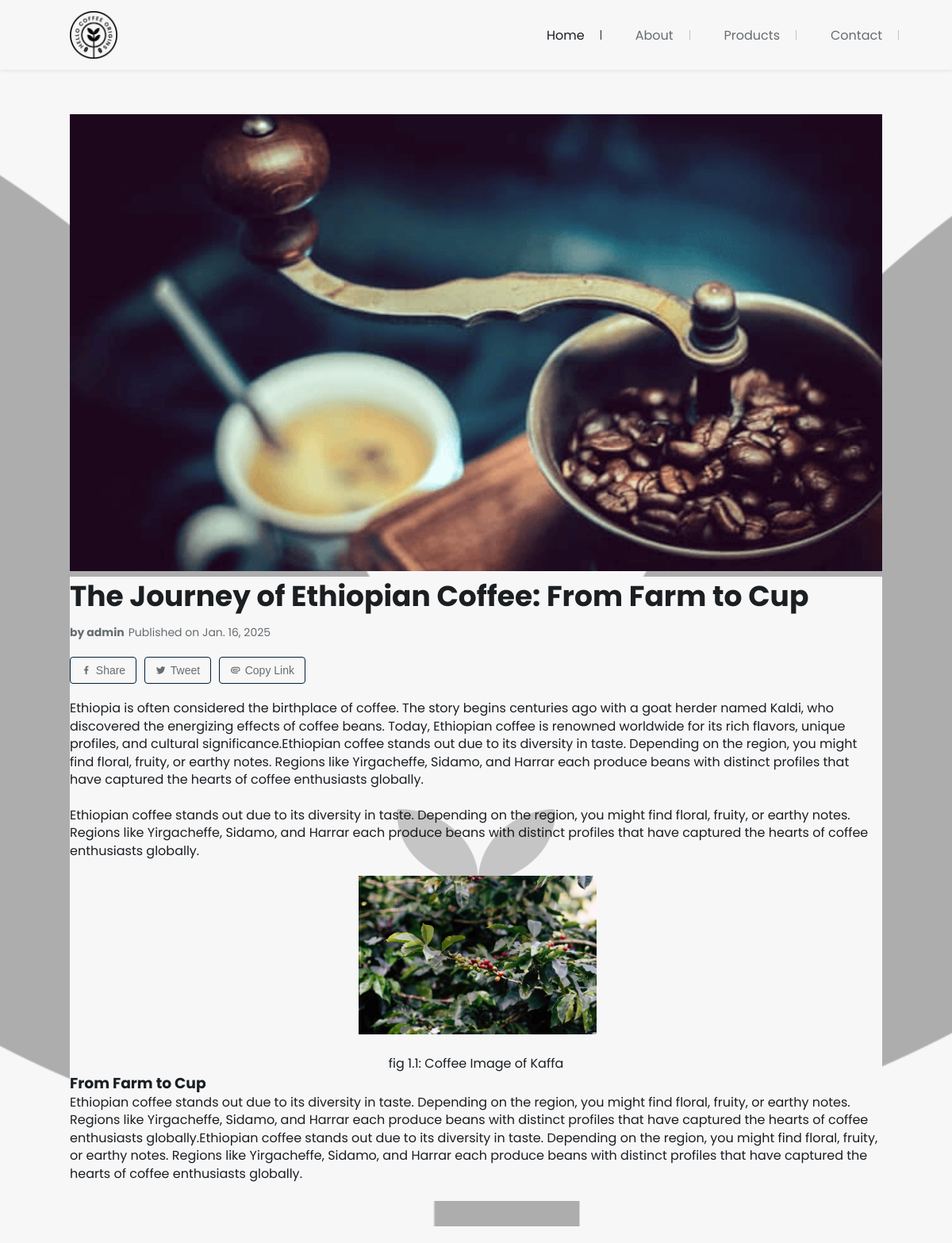
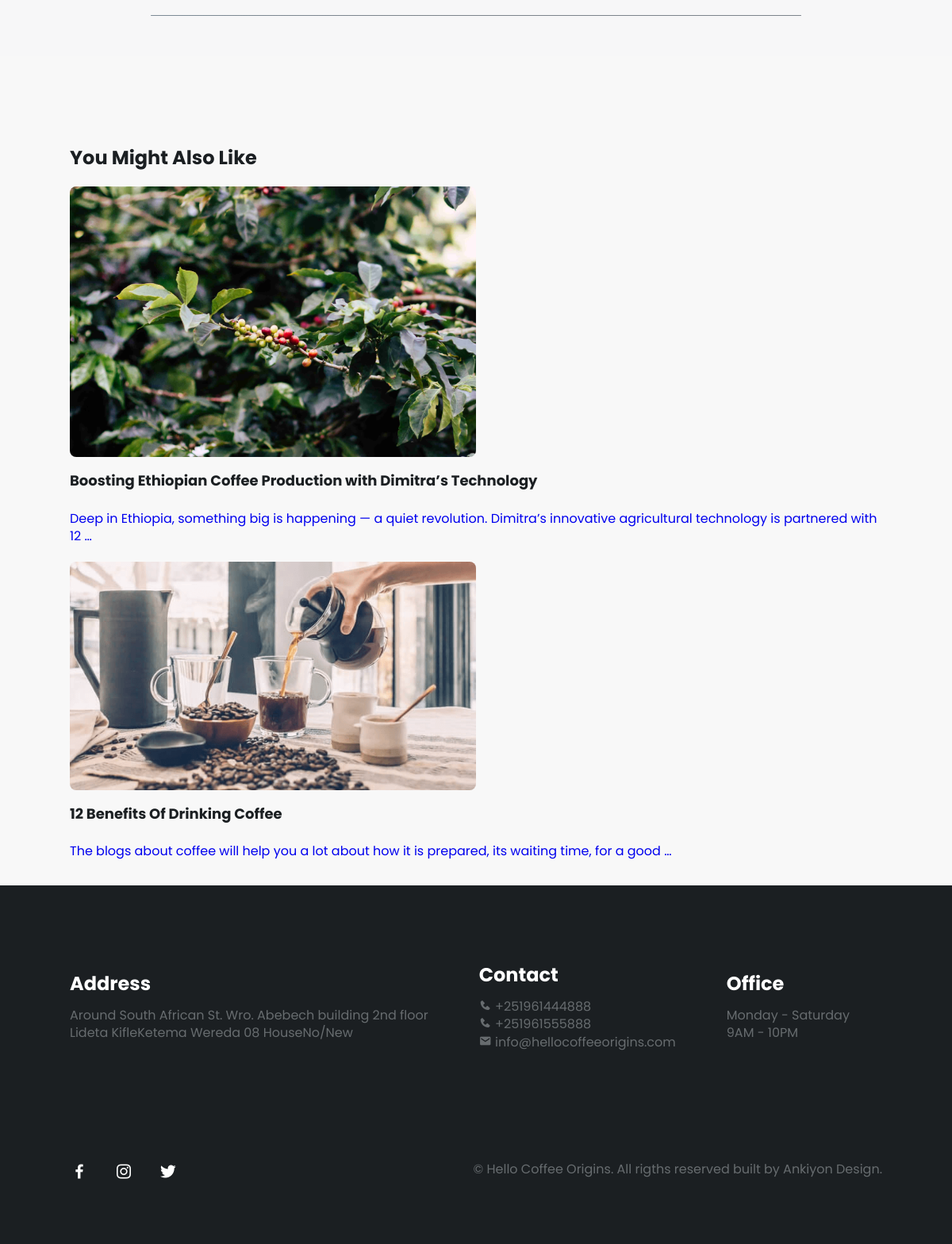
Screenshot of /the-journey-of-ethiopian-coffee-from-farm-to-cup/ with the database file from the repository (2 pictures, top to bottom).
### coffee/models.py (models this page shows, shortened)
class Post(models.Model):
    class Status(models.TextChoices):
        DRAFT = 'DF', 'Draft'
        PUBLISHED = 'PB', 'Published'
    banner = models.ImageField(upload_to='blog_banner/')
    title = models.CharField(max_length=250)
    slug = models.SlugField(max_length=250, unique_for_date='publish')
    author = models.ForeignKey(User,
                                on_delete=models.CASCADE,
                                related_name='blog_posts')
    body = RichTextUploadingField(blank=True, null=True)
    publish = models.DateTimeField(default=timezone.now)
    created = models.DateTimeField(auto_now_add=True)
    updated = models.DateTimeField(auto_now=True)
    status = models.CharField(max_length=2,
                                choices=Status.choices,
                                default=Status.DRAFT)
    objects = models.Manager() # The default manager.
    published = PublishedManager() # Our custom manager.
    class Meta:
        ordering = ['-publish']
        indexes = [
                    models.Index(fields=['-publish']),
        ]

### coffee/views.py (the view)
# urls.py: path('<slug:post>/', views.post_detail, name='post_detail')
def post_detail(request, post):
    post = get_object_or_404(Post,
                                status=Post.Status.PUBLISHED,
                                slug=post)
    recommended_posts = Post.published.exclude(id=post.id).order_by('?')[:3]
    return render(request,
                'coffee/blog.html',
                            {'post': post,
                             'recommended_posts': recommended_posts,})

### coffee/models.py (called while the page is built)
    def get_queryset(self):
        return super().get_queryset()\
                        .filter(status=Post.Status.PUBLISHED)

### coffee/templates/coffee/blog.html (shortened to what this page needs)
{% load static %}
<!DOCTYPE html>
<html lang="en">
  <head>
    <link
      href="https://unpkg.com/boxicons@2.1.4/css/boxicons.min.css"
      rel="stylesheet"
    />
    <link rel="stylesheet" href="{% static 'css/styles.css' %}" />
  </head>
  <body>
    <header class="header header-blog" id="header">
      <nav class="nav container">
        <a href="{% url 'home' %}" class="nav__logo">
          <img
            src="{% static 'images/new-logo.png' %}"
            alt="Site Logo"
            srcset=""
            class="nav__logo-img"
          />
        </a>
        <div class="nav__menu" id="nav-menu">
            <ul class="nav__list">
              <li class="nav__item">
                <a href="{% url 'home' %}" class="nav__link active-link">Home</a>
              </li>
              <li class="nav__item">
                <a href="{% url 'home' %}#about" class="nav__link">About</a>
              </li>
              <li class="nav__item">
                <a href="{% url 'home' %}#products" class="nav__link">Products</a>
              </li>
              <li class="nav__item">
                <a href="#contact" class="nav__link">Contact</a>
              </li>
            </ul>
        </div>
      </nav>
    </header>
    <section class="blog-section section ">
      <div class="container">
        <div class="blog-banner">
          <img src="{{ post.banner.url }}" alt="Blog Banner Image">
        </div>
        <div class="blog-content">
          <h1 class="blog-title">{{ post.title }}</h1>
          <div class="blog-meta">
            <span class="blog-author">by {{ post.author }}</span>
            <span class="blog-date">Published on {{ post.publish|date:"M. d, Y" }}</span>
          </div>
          <div class="blog-share">
            <button class="share-btn" id="facebook-share"><i class='bx bxl-facebook'></i> Share</button>
            <button class="share-btn" id="twitter-share"><i class='bx bxl-twitter'></i> Tweet</button>
            <button class="share-btn" id="copy-link"><i class='bx bx-paperclip'></i> Copy Link</button>
          </div>
            <article class="blog-text">
              {{ post.body|safe }}
            </article>
          </div>
        </div>
    </section>
    <div class="container">
        <hr class="styled-hr" />
    </div>
  <section class="recommended-blogs section">
    <div class="container">
      <h2 class="section-title">You Might Also Like</h2>
      <div class="recommended-blogs-list">
        {% for recommended_post in recommended_posts %}
        <div class="recommended-blog-item">
          <a href="{% url 'post_detail' recommended_post.slug %}" class="recommended-blog-link">
            <img src="{{ recommended_post.banner.url }}" alt="{{ recommended_post.title }}" class="recommended-blog-img" />
            <h3 class="recommended-blog-title">{{ recommended_post.title }}</h3>
            <p class="blog__description">
                    {{ recommended_post.body|safe|truncatewords:20|linebreaks }}
                  </p>
          </a>
        </div>
        {% endfor %}
      </div>
    </div>
  </section>
    <footer class="footer" id="contact">
      <div class="footer__container container">
        <div class="footer__content grid">
          <div class="footer__data">
            <h2 class="footer__subtitle">Address</h2>
            <p class="footer__information">
              Around South African St. Wro. Abebech building 2nd floor <br />
              Lideta KifleKetema Wereda 08 HouseNo/New
            </p>
          </div>
          <div class="footer__data">
            <h2 class="footer__subtitle">Contact</h2>
            <p class="footer__information">
              <i class='bx bxs-phone'></i>
              +251961444888 <br />
              <i class='bx bxs-phone'></i>
              +251961555888 <br>
              <i class='bx bxs-envelope' ></i>
              info@hellocoffeeorigins.com
            </p>
          </div>
          <div class="footer__data">
            <h2 class="footer__subtitle">Office</h2>
            <p class="footer__information">
              Monday - Saturday <br />
              9AM - 10PM
            </p>
          </div>
        </div>
        <div class="footer__group">
          <ul class="footer__social">
            <a href="#" class="footer__social-link" target="_blank">
              <i class="bx bxl-facebook"></i>
            </a>
            <a href="#" class="footer__social-link" target="_blank">
              <i class="bx bxl-instagram"></i>
            </a>
            <a href="#" class="footer__social-link" target="_blank">
              <i class="bx bxl-twitter"></i>
            </a>
          </ul>
          <span class="footer__copy">
            &#169; Hello Coffee Origins. All rigths reserved built by Ankiyon Design.
          </span>
        </div>
      </div>
    </footer>
  </body>
</html>

### rows the page displays
Post: banner (picture), title "The Journey of Ethiopian Coffee: From Farm to Cup", author "admin", publish "Jan. 16, 2025", body "Ethiopia is often considered the birthplace of coffee. The story begins centuries ago with a goat herder named Kaldi, who discovered the energizing effects of coffee beans. Today, Ethiopian coffee is renowned worldwide for its rich flavors, unique profiles, and cultural significance.Ethiopian coffee stands out due to its diversity in taste. Depending on the region, you might find floral, fruity, or earthy notes. Regions like Yirgacheffe, Sidamo, and Harrar each produce beans with distinct profiles that have captured the hearts of coffee enthusiasts globally. Ethiopian coffee stands out due to its diversity in taste. Depending on the region, you might find floral, fruity, or earthy notes.…", body (picture)
Post: banner (picture), title "Boosting Ethiopian Coffee Production with Dimitra’s Technology", body "Deep in Ethiopia, something big is happening — a quiet revolution. Dimitra’s innovative agricultural technology is partnered with 12 …"
Post: banner (picture), title "12 Benefits Of Drinking Coffee", body "The blogs about coffee will help you a lot about how it is prepared, its waiting time, for a good …"
